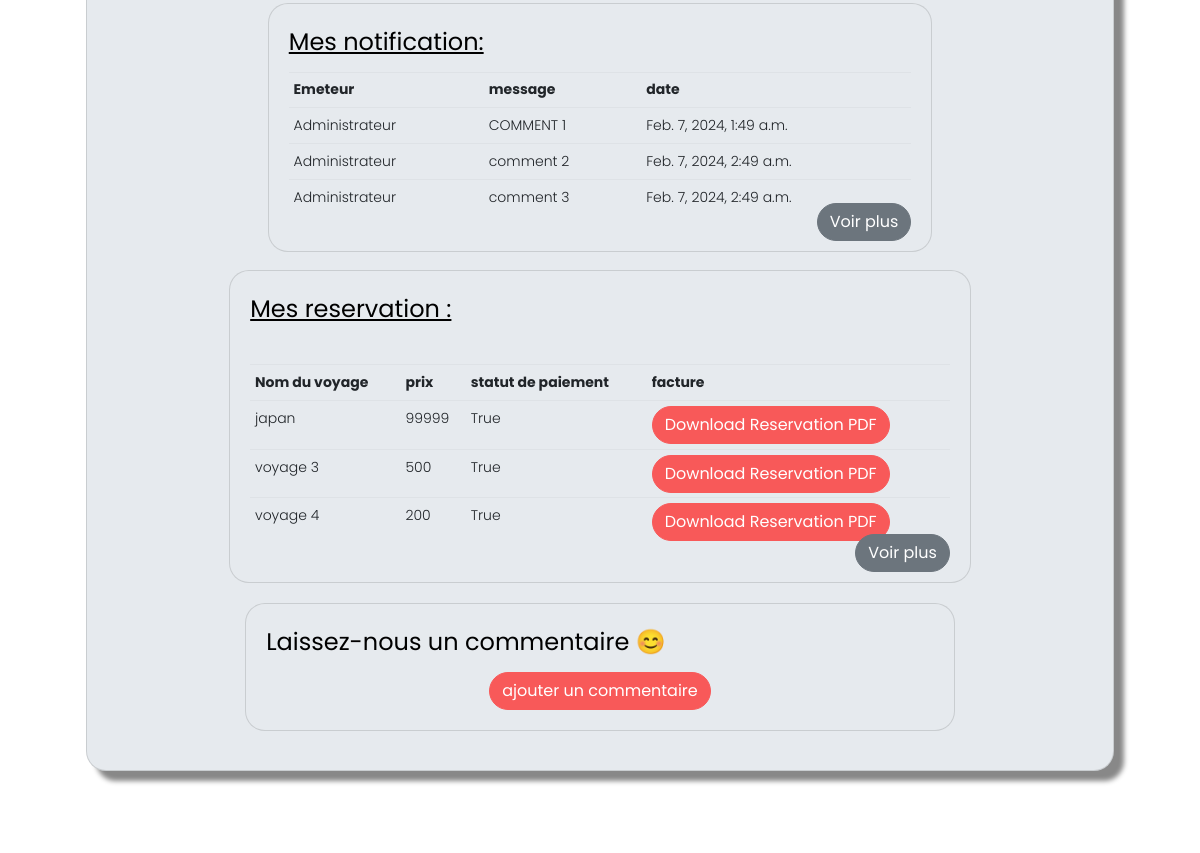
Page /client/ (signed in, middle part) on the earlier database version.
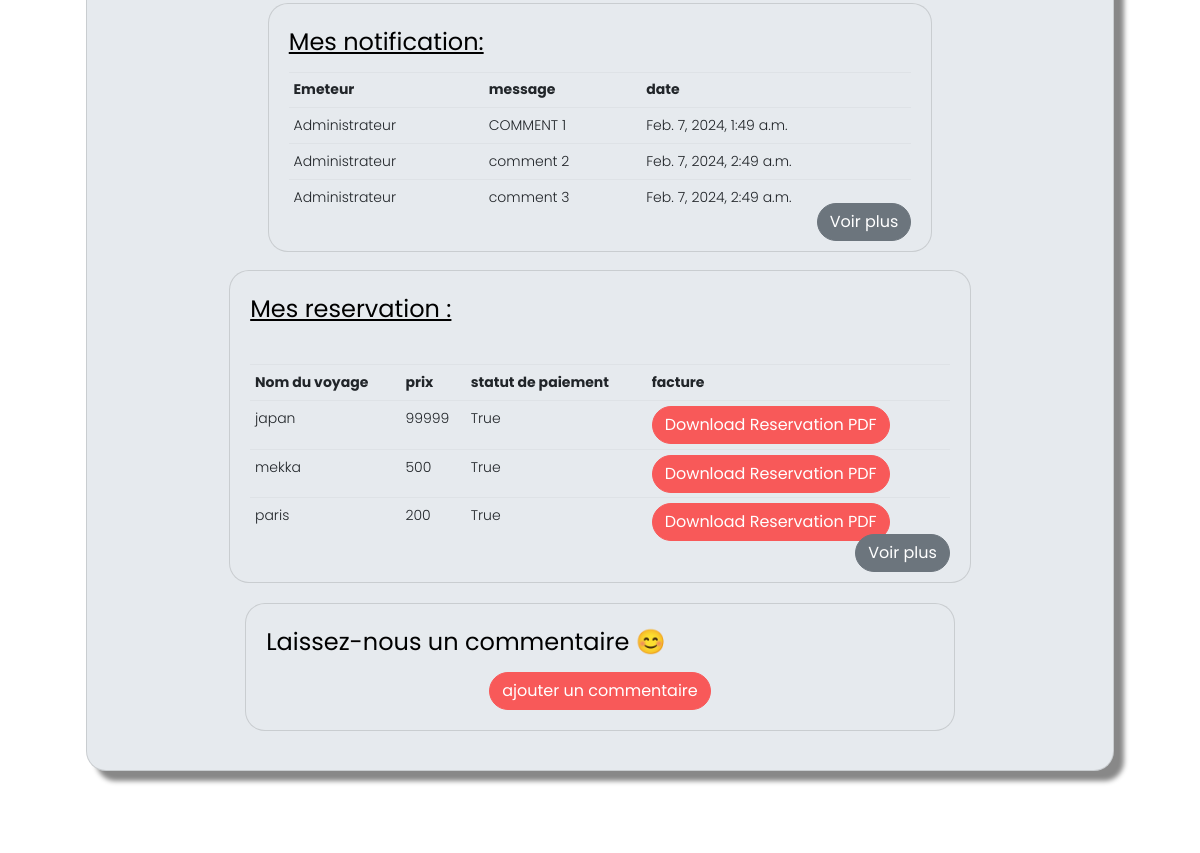
Same page on the later database version.
### app1/models.py (models this page shows, shortened)
class Client_voyage(models.Model):
    fk_client = models.ForeignKey(Client, on_delete=models.CASCADE)
    fk_voyage = models.ForeignKey(Voyage, on_delete=models.CASCADE)
    date_reservation = models.DateField()
    amountPaid = models.IntegerField(null=False, blank=False,default=0)
    paymentStatus = models.BooleanField(default=False)

class Voyage(models.Model):
    titre = models.CharField(max_length=100)
    description = models.TextField(max_length=1000)
    date_depart = models.DateField()
    date_arrivee = models.DateField()
    prix = models.IntegerField(null=False, blank=False)#🚩here can be blank because it's only admin tasks , it can be that the admin dont know yet the price of the voyage
    nbr_places = models.IntegerField(null=False, blank=False)  #7ydt validators 7it daro liya mochkil
    image_voyage = models.ImageField(default = "voyagepic.png",null=True , blank=True)
    categorie = models.ForeignKey('Categorie', on_delete=models.CASCADE )
    promotion = models.ForeignKey('Promotion', null=True,blank=True, on_delete=models.CASCADE)
    vol = models.ForeignKey('Vol',on_delete=models.CASCADE)
    hotel = models.ForeignKey('Hotel',on_delete=models.CASCADE)
    def __str__(self) :
     return self.titre

### app1/decorators.py (the view)
    def wrapper_func(request, *args, **kwargs):
      group = None
      if request.user.groups.exists():
        group = request.user.groups.all()[0].name
      if group in allowed_roles:
        return view_func(request, *args, **kwargs)
      else :
        user = request.user
        if user.groups.filter(name='client').exists():
            return redirect('client')
        elif user.groups.filter(name='admin').exists():
            return redirect('AdminPage')

### app1/views.py (called while the page is built)
@login_required(login_url='home') #ila makanch mconecti aymchi l home
@allowed_users(allowed_roles=['client']) #katkhli ghir clients homa li ydkhlo t9dr tbdl roles kima bghiti 3la 7sab groups
def ClientPage(request):
    user = request.user
    id_user = request.user.id
    client = get_object_or_404(Client, fk_user=id_user)
    notifications = Notification.objects.filter(client=client)[:3]
    reservations =Client_voyage.objects.filter(fk_client=client.id)[:3]
    context ={'user':user, 'notifications': notifications , 'reservations':reservations}
    return render(request , 'app1/ClientPage.html',context)

### app1/templates/app1/ClientPage.html (shortened to what the changed rows need)
{% load static %}
<!DOCTYPE html>
<html lang="en">
  <head>
    <link rel="stylesheet" href="https://stackpath.bootstrapcdn.com/bootstrap/4.3.1/css/bootstrap.min.css">
    <link rel="stylesheet" href="https://cdnjs.cloudflare.com/ajax/libs/font-awesome/6.5.1/css/all.min.css" />
    <link rel="stylesheet" href="{% static '/css/open-iconic-bootstrap.min.css'%}">
    <link rel="stylesheet" href="{% static '/css/animate.css'%}">
    <link rel="stylesheet" href="{% static '/css/owl.carousel.min.css'%}">
    <link rel="stylesheet" href="{% static '/css/owl.theme.default.min.css'%}">
    <link rel="stylesheet" href="{% static '/css/magnific-popup.css'%}">
    <link rel="stylesheet" href="{% static '/css/aos.css'%}">
    <link rel="stylesheet" href="{% static '/css/ionicons.min.css'%}">
    <link rel="stylesheet" href="{% static '/css/bootstrap-datepicker.css'%}">
    <link rel="stylesheet" href="{% static '/css/jquery.timepicker.css'%}">
  <link rel="stylesheet" href="{% static '/css/flaticon.css'%}">
  <link rel="stylesheet" href="{% static '/css/icomoon.css'%}">
  <link rel="stylesheet" href="{% static '/css/style.css'%}">
  <link rel="stylesheet" href="{% static '/css/Mycss.css'%}">
  </head>
  <body>
    <section class="ftco-section ftco-degree-bg">
      <div class="container-fluid">
          <div class="col-lg-12" >
          	<div class="row">
              <div class="container">
                <div class="col-md-12 mx-auto">
                   <div class="card card-body"> {% comment %}🔥the big cadre🔥{% endcomment %}
                    <div class="container">
                      <div class="container">
                        <div class="col-md-9 mx-auto " style="margin: 2% auto">
                          <div class="card" style="box-shadow: 0 0 0;">
                            <div class="card-body">
                                <table class="table table-sm">
                                    <tr>
                                      <th>Emeteur</th>
                                      <th>message</th>
                                      <th>date</th>
                                    </tr>
                                  </table>
                            </div>
                          </div>
                        </div>
                        <div class="col-md-10 mx-auto">
                          <div class="card" style="box-shadow: 0 0 0;">
                            <div class="card-body">
                                <table class="table table-sm">
                                  <tr>
                                    <th>Nom du voyage</th>
                                    <th>prix</th>
                                    <th>statut de paiement</th>
                                    <th>facture</th>
                                  </tr>
                                  {%for reservation in reservations%}
                                    <tr>
                                      <td>{{reservation.fk_voyage}}</td>
                                      <td>{{reservation.amountPaid}}</td>
                                      <td>{{reservation.paymentStatus}}</td>
                                      <td><a href="{% url 'download_pdf' reservation.id %}" class="btn btn-primary">Download Reservation PDF</a></td>
                                    </tr>
                                    {%endfor%}
                                </table>
                            </div>
                          </div>
                        </div>
                      </div>
                    </div>
                  </div>
          	</div>
          </div>
        </div>
      </div>
    </section>

Differences in the rows shown:
changed through a linked row, Client_voyage: fk_voyage "voyage 3" → "mekka"
changed through a linked row, Client_voyage: fk_voyage "voyage 4" → "paris"
